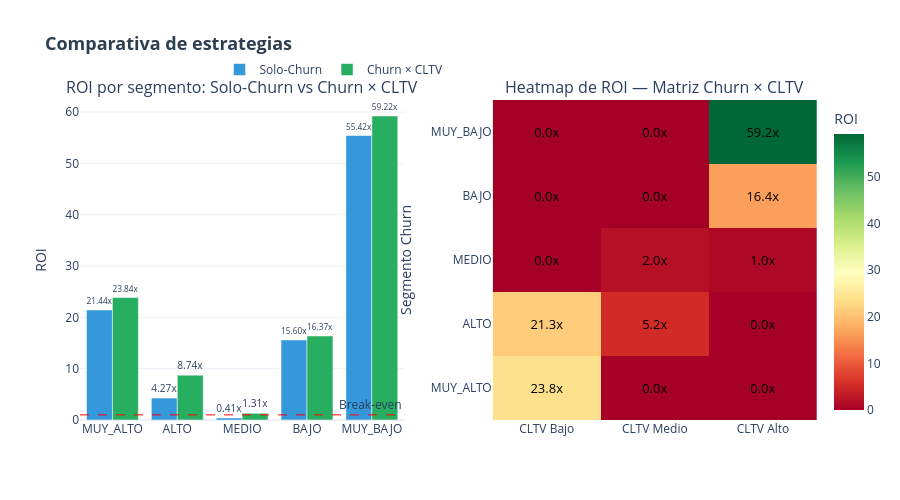

The code cell stored with this chart in its notebook:
### Code cell
# ── Comparativa: Solo-Churn vs Churn × CLTV ─────────────────
from plotly.subplots import make_subplots

# Tabla comparativa
df_comp_tabla = pd.DataFrame({
    'Métrica': ['Inversión total (€)', 'Beneficio neto (€)', 'ROI global', 'Clientes que responden'],
    'Solo-Churn': [
        f"{costes_total:,.0f}",
        f"{beneficio_total:,.0f}",
        f"{roi_global:.4f}x",
        f"{int(df_roi['N_Responden'].sum()):,}",
    ],
    'Churn × CLTV': [
        f"{costes_total_cltv:,.0f}",
        f"{beneficio_total_cltv:,.0f}",
        f"{roi_global_cltv:.4f}x",
        f"{int(df_roi_cltv['N_Resp'].sum()):,}",
    ],
    'Diferencia': [
        f"{costes_total_cltv - costes_total:+,.0f}",
        f"{beneficio_total_cltv - beneficio_total:+,.0f}",
        f"{roi_global_cltv - roi_global:+.4f}",
        f"{int(df_roi_cltv['N_Resp'].sum()) - int(df_roi['N_Responden'].sum()):+,}",
    ],
})
display(df_comp_tabla)

# ── Dashboard: ROI comparativo + Heatmap ────────────────────
segmentos_orden = ['MUY_ALTO', 'ALTO', 'MEDIO', 'BAJO', 'MUY_BAJO']

roi_churn_seg = df_roi.set_index('Segmento')['ROI']
roi_cltv_seg  = (df_roi_cltv.groupby('Churn')['Beneficio €'].sum()
                 / df_roi_cltv.groupby('Churn')['Costes €'].sum())

roi_churn_vals = [roi_churn_seg.get(s, 0) for s in segmentos_orden]
roi_cltv_vals  = [roi_cltv_seg.get(s, 0) for s in segmentos_orden]

pivot_roi = df_roi_cltv.pivot(index='Churn', columns='CLTV', values='ROI').reindex(
    index=segmentos_orden, columns=['BAJO', 'MEDIO', 'ALTO']
).fillna(0)

fig_final = make_subplots(
    rows=1, cols=2,
    subplot_titles=(
        'ROI por segmento: Solo-Churn vs Churn × CLTV',
        'Heatmap de ROI — Matriz Churn × CLTV',
    ),
    column_widths=[0.5, 0.5],
    horizontal_spacing=0.12,
)

# Barras comparativas
fig_final.add_trace(go.Bar(
    name='Solo-Churn', x=segmentos_orden, y=roi_churn_vals,
    marker_color='#3498db',
    text=[f"{v:.2f}x" for v in roi_churn_vals], textposition='outside',
), row=1, col=1)
fig_final.add_trace(go.Bar(
    name='Churn × CLTV', x=segmentos_orden, y=roi_cltv_vals,
    marker_color='#27ae60',
    text=[f"{v:.2f}x" for v in roi_cltv_vals], textposition='outside',
), row=1, col=1)
fig_final.add_hline(y=1, line_dash='dash', line_color='red', line_width=1,
                    annotation_text='Break-even', row=1, col=1)

# Heatmap
fig_final.add_trace(go.Heatmap(
    z=pivot_roi.values,
    x=['CLTV Bajo', 'CLTV Medio', 'CLTV Alto'],
    y=segmentos_orden,
    colorscale='RdYlGn',
    text=[[f"{v:.1f}x" for v in row] for row in pivot_roi.values],
    texttemplate="%{text}",
    textfont=dict(size=13, color='black'),
    colorbar=dict(title='ROI', x=1.01),
    showscale=True,
), row=1, col=2)

fig_final.update_layout(
    title=dict(
        text='<b>Comparativa de estrategias</b>',
        font=dict(size=18, color='#2c3e50'),
    ),
    barmode='group',
    template='plotly_white',
    height=500,
    legend=dict(orientation='h', yanchor='bottom', y=1.05, xanchor='right', x=0.5),
)
fig_final.update_yaxes(title_text='ROI', row=1, col=1)
fig_final.update_yaxes(title_text='Segmento Churn', row=1, col=2)
fig_final.show()

### Figure 1 — Plotly figure (JSON) as saved in the notebook; plotly's stock layout.template omitted (floating-point values rounded to 4 significant figures)
{"data": [{"marker": {"color": "#3498db"}, "name": "Solo-Churn", "text": ["21.44x", "4.27x", "0.41x", "15.60x", "55.42x"], "textposition": "outside", "type": "bar", "x": ["MUY_ALTO", "ALTO", "MEDIO", "BAJO", "MUY_BAJO"], "xaxis": "x", "y": [21.44, 4.268, 0.4086, 15.6, 55.42], "yaxis": "y"}, {"marker": {"color": "#27ae60"}, "name": "Churn × CLTV", "text": ["23.84x", "8.74x", "1.31x", "16.37x", "59.22x"], "textposition": "outside", "type": "bar", "x": ["MUY_ALTO", "ALTO", "MEDIO", "BAJO", "MUY_BAJO"], "xaxis": "x", "y": [23.84, 8.739, 1.31, 16.37, 59.22], "yaxis": "y"}, {"colorbar": {"title": {"text": "ROI"}, "x": 1.01}, "colorscale": [[0, "rgb(165,0,38)"], [0.1, "rgb(215,48,39)"], [0.2, "rgb(244,109,67)"], [0.3, "rgb(253,174,97)"], [0.4, "rgb(254,224,139)"], [0.5, "rgb(255,255,191)"], [0.6, "rgb(217,239,139)"], [0.7, "rgb(166,217,106)"], [0.8, "rgb(102,189,99)"], [0.9, "rgb(26,152,80)"], [1, "rgb(0,104,55)"]], "showscale": true, "text": [["23.8x", "0.0x", "0.0x"], ["21.3x", "5.2x", "0.0x"], ["0.0x", "2.0x", "1.0x"], ["0.0x", "0.0x", "16.4x"], ["0.0x", "0.0x", "59.2x"]], "textfont": {"color": "black", "size": 13}, "texttemplate": "%{text}", "type": "heatmap", "x": ["CLTV Bajo", "CLTV Medio", "CLTV Alto"], "xaxis": "x2", "y": ["MUY_ALTO", "ALTO", "MEDIO", "BAJO", "MUY_BAJO"], "yaxis": "y2", "z": [[23.81, 0, 0], [21.34, 5.2, 0], [0, 2.002, 0.9628], [0, 0, 16.36], [0, 0, 59.21]]}], "layout": {"annotations": [{"font": {"size": 16}, "showarrow": false, "text": "ROI por segmento: Solo-Churn vs Churn × CLTV", "x": 0.22, "xanchor": "center", "xref": "paper", "y": 1, "yanchor": "bottom", "yref": "paper"}, {"font": {"size": 16}, "showarrow": false, "text": "Heatmap de ROI — Matriz Churn × CLTV", "x": 0.78, "xanchor": "center", "xref": "paper", "y": 1, "yanchor": "bottom", "yref": "paper"}, {"showarrow": false, "text": "Break-even", "x": 1, "xanchor": "right", "xref": "x domain", "y": 1, "yanchor": "bottom", "yref": "y"}], "barmode": "group", "height": 500, "legend": {"orientation": "h", "x": 0.5, "xanchor": "right", "y": 1.05, "yanchor": "bottom"}, "shapes": [{"line": {"color": "red", "dash": "dash", "width": 1}, "type": "line", "x0": 0, "x1": 1, "xref": "x domain", "y0": 1, "y1": 1, "yref": "y"}], "title": {"font": {"color": "#2c3e50", "size": 18}, "text": "<b>Comparativa de estrategias</b>"}, "xaxis": {"anchor": "y", "domain": [0, 0.44]}, "xaxis2": {"anchor": "y2", "domain": [0.56, 1]}, "yaxis": {"anchor": "x", "domain": [0, 1], "title": {"text": "ROI"}}, "yaxis2": {"anchor": "x2", "domain": [0, 1], "title": {"text": "Segmento Churn"}}}}
